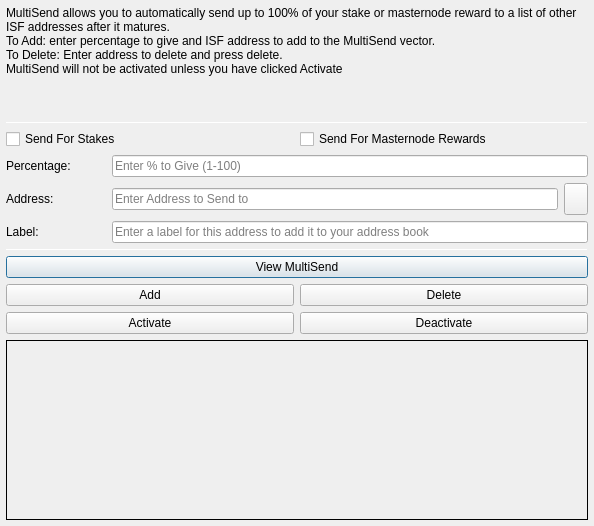
<?xml version="1.0" encoding="UTF-8"?>
<ui version="4.0">
 <class>MultiSendDialog</class>
 <widget class="QDialog" name="MultiSendDialog">
  <property name="windowModality">
   <enum>Qt::NonModal</enum>
  </property>
  <property name="geometry">
   <rect>
    <x>0</x>
    <y>0</y>
    <width>594</width>
    <height>526</height>
   </rect>
  </property>
  <property name="windowTitle">
   <string>MultiSend</string>
  </property>
  <layout class="QVBoxLayout" name="verticalLayout" stretch="0">
   <property name="leftMargin">
    <number>6</number>
   </property>
   <property name="topMargin">
    <number>6</number>
   </property>
   <property name="rightMargin">
    <number>6</number>
   </property>
   <property name="bottomMargin">
    <number>6</number>
   </property>
   <item>
    <layout class="QVBoxLayout" name="verticalLayout_Main" stretch="1,1,1,0,1,1,1">
     <item>
      <widget class="QLabel" name="label_2">
       <property name="lineWidth">
        <number>1</number>
       </property>
       <property name="text">
        <string>MultiSend allows you to automatically send up to 100% of your stake or masternode reward to a list of other ISF addresses after it matures.
To Add: enter percentage to give and ISF address to add to the MultiSend vector.
To Delete: Enter address to delete and press delete.
MultiSend will not be activated unless you have clicked Activate</string>
       </property>
       <property name="alignment">
        <set>Qt::AlignLeading|Qt::AlignLeft|Qt::AlignTop</set>
       </property>
       <property name="wordWrap">
        <bool>true</bool>
       </property>
      </widget>
     </item>
     <item>
      <widget class="Line" name="line">
       <property name="minimumSize">
        <size>
         <width>0</width>
         <height>1</height>
        </size>
       </property>
       <property name="maximumSize">
        <size>
         <width>16777215</width>
         <height>1</height>
        </size>
       </property>
       <property name="orientation">
        <enum>Qt::Horizontal</enum>
       </property>
      </widget>
     </item>
     <item>
      <layout class="QVBoxLayout" name="verticalLayout_Settings">
       <item>
        <layout class="QHBoxLayout" name="horizontalLayout">
         <item>
          <widget class="QCheckBox" name="multiSendStakeCheckBox">
           <property name="text">
            <string>Send For Stakes</string>
           </property>
          </widget>
         </item>
         <item>
          <widget class="QCheckBox" name="multiSendMasternodeCheckBox">
           <property name="text">
            <string>Send For Masternode Rewards</string>
           </property>
          </widget>
         </item>
        </layout>
       </item>
       <item>
        <layout class="QHBoxLayout" name="horizontalLayout_6">
         <item>
          <widget class="QLabel" name="label">
           <property name="minimumSize">
            <size>
             <width>100</width>
             <height>0</height>
            </size>
           </property>
           <property name="toolTip">
            <string>Percentage of stake to send</string>
           </property>
           <property name="text">
            <string>Percentage:</string>
           </property>
          </widget>
         </item>
         <item>
          <widget class="QLineEdit" name="multiSendPercentEdit">
           <property name="toolTip">
            <string>Enter whole numbers 1 - 100</string>
           </property>
           <property name="placeholderText">
            <string>Enter % to Give (1-100)</string>
           </property>
          </widget>
         </item>
        </layout>
       </item>
       <item>
        <layout class="QHBoxLayout" name="horizontalLayout_7">
         <item>
          <widget class="QLabel" name="label_5">
           <property name="minimumSize">
            <size>
             <width>100</width>
             <height>0</height>
            </size>
           </property>
           <property name="toolTip">
            <string>Address to send portion of stake to</string>
           </property>
           <property name="text">
            <string>Address:</string>
           </property>
          </widget>
         </item>
         <item>
          <widget class="QLineEdit" name="multiSendAddressEdit">
           <property name="toolTip">
            <string/>
           </property>
           <property name="placeholderText">
            <string>Enter Address to Send to</string>
           </property>
          </widget>
         </item>
         <item>
          <widget class="QToolButton" name="addressBookButton">
           <property name="maximumSize">
            <size>
             <width>16777215</width>
             <height>32</height>
            </size>
           </property>
           <property name="toolTip">
            <string>Choose an address from the address book</string>
           </property>
           <property name="text">
            <string/>
           </property>
           <property name="icon">
            <iconset resource="../insifa.qrc">
             <normaloff>:/icons/address-book</normaloff>:/icons/address-book</iconset>
           </property>
           <property name="shortcut">
            <string>Alt+A</string>
           </property>
          </widget>
         </item>
        </layout>
       </item>
      </layout>
     </item>
     <item>
      <layout class="QHBoxLayout" name="horizontalLayout_3">
       <item>
        <widget class="QLabel" name="label_3">
         <property name="minimumSize">
          <size>
           <width>100</width>
           <height>0</height>
          </size>
         </property>
         <property name="text">
          <string>Label:</string>
         </property>
        </widget>
       </item>
       <item>
        <widget class="QLineEdit" name="labelAddressLabelEdit">
         <property name="placeholderText">
          <string>Enter a label for this address to add it to your address book</string>
         </property>
        </widget>
       </item>
      </layout>
     </item>
     <item>
      <widget class="Line" name="line_2">
       <property name="minimumSize">
        <size>
         <width>0</width>
         <height>1</height>
        </size>
       </property>
       <property name="maximumSize">
        <size>
         <width>16777215</width>
         <height>1</height>
        </size>
       </property>
       <property name="orientation">
        <enum>Qt::Horizontal</enum>
       </property>
      </widget>
     </item>
     <item>
      <layout class="QVBoxLayout" name="verticalLayout_Buttons">
       <item>
        <layout class="QHBoxLayout" name="horizontalLayout_4">
         <item>
          <widget class="QPushButton" name="viewButton">
           <property name="toolTip">
            <string/>
           </property>
           <property name="statusTip">
            <string>View MultiSend Vector</string>
           </property>
           <property name="text">
            <string>View MultiSend</string>
           </property>
          </widget>
         </item>
        </layout>
       </item>
       <item>
        <layout class="QHBoxLayout" name="horizontalLayout_2">
         <item>
          <widget class="QPushButton" name="addButton">
           <property name="toolTip">
            <string/>
           </property>
           <property name="statusTip">
            <string>Add to MultiSend Vector</string>
           </property>
           <property name="text">
            <string>Add</string>
           </property>
          </widget>
         </item>
         <item>
          <widget class="QPushButton" name="deleteButton">
           <property name="toolTip">
            <string/>
           </property>
           <property name="statusTip">
            <string>Delete Address From MultiSend Vector</string>
           </property>
           <property name="text">
            <string>Delete</string>
           </property>
          </widget>
         </item>
        </layout>
       </item>
       <item>
        <layout class="QHBoxLayout" name="horizontalLayout_5">
         <item>
          <widget class="QPushButton" name="activateButton">
           <property name="statusTip">
            <string>Activate MultiSend</string>
           </property>
           <property name="text">
            <string>Activate</string>
           </property>
          </widget>
         </item>
         <item>
          <widget class="QPushButton" name="disableButton">
           <property name="statusTip">
            <string>Deactivate MultiSend</string>
           </property>
           <property name="text">
            <string>Deactivate</string>
           </property>
          </widget>
         </item>
        </layout>
       </item>
      </layout>
     </item>
     <item>
      <widget class="QLabel" name="message">
       <property name="minimumSize">
        <size>
         <width>0</width>
         <height>180</height>
        </size>
       </property>
       <property name="frameShape">
        <enum>QFrame::Panel</enum>
       </property>
       <property name="frameShadow">
        <enum>QFrame::Plain</enum>
       </property>
       <property name="lineWidth">
        <number>1</number>
       </property>
       <property name="midLineWidth">
        <number>1</number>
       </property>
       <property name="text">
        <string/>
       </property>
       <property name="alignment">
        <set>Qt::AlignLeading|Qt::AlignLeft|Qt::AlignTop</set>
       </property>
       <property name="wordWrap">
        <bool>true</bool>
       </property>
      </widget>
     </item>
    </layout>
   </item>
  </layout>
 </widget>
 <resources>
  <include location="../insifa.qrc"/>
 </resources>
 <connections/>
</ui>
